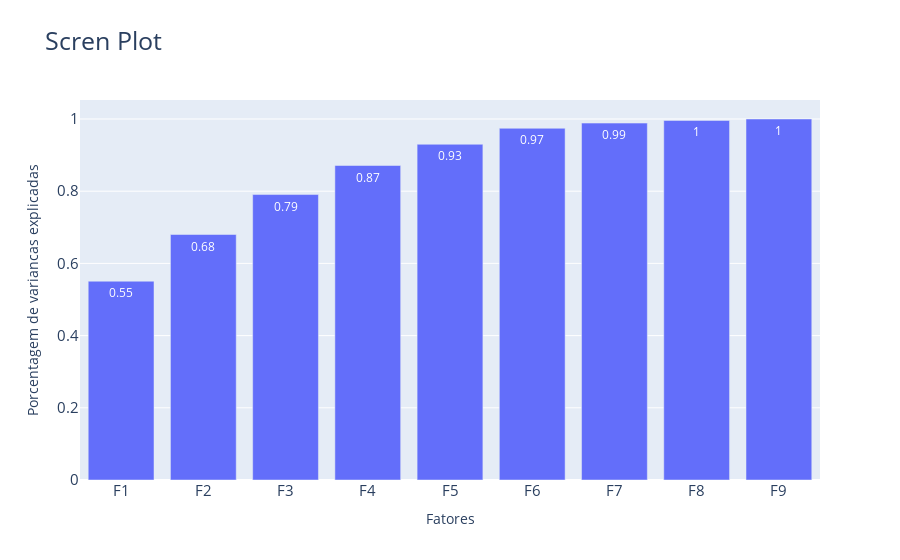

The notebook cell saved with this chart:
### Code cell
fig = px.bar(x= fatores, y = variancia_acumulada, text = np.around(variancia_acumulada, decimals =2),
            title = "Scren Plot")
fig.update_layout(yaxis ={'title': 'Porcentagem de variancas explicadas', 'tickfont': {'size': 15}},
                 xaxis = {'title': 'Fatores','tickfont': {'size': 15}}, 
                 title= {'font':{'size':25}})
fig.show()

### Figure 1 — Plotly figure (JSON) as saved in the notebook; plotly's stock layout.template omitted (floating-point values rounded to 4 significant figures)
{"data": [{"alignmentgroup": "True", "hovertemplate": "x=%{x}<br>y=%{y}<br>text=%{text}<extra></extra>", "legendgroup": "", "marker": {"color": "#636efa", "pattern": {"shape": ""}}, "name": "", "offsetgroup": "", "orientation": "v", "showlegend": false, "text": [0.55, 0.68, 0.79, 0.87, 0.93, 0.97, 0.99, 1, 1], "textposition": "auto", "type": "bar", "x": ["F1", "F2", "F3", "F4", "F5", "F6", "F7", "F8", "F9"], "xaxis": "x", "y": [0.5507, 0.68, 0.7907, 0.8712, 0.93, 0.9743, 0.9887, 0.9959, 1.0], "yaxis": "y"}], "layout": {"barmode": "relative", "legend": {"tracegroupgap": 0}, "title": {"font": {"size": 25}, "text": "Scren Plot"}, "xaxis": {"anchor": "y", "domain": [0, 1], "tickfont": {"size": 15}, "title": {"text": "Fatores"}}, "yaxis": {"anchor": "x", "domain": [0, 1], "tickfont": {"size": 15}, "title": {"text": "Porcentagem de variancas explicadas"}}}}
